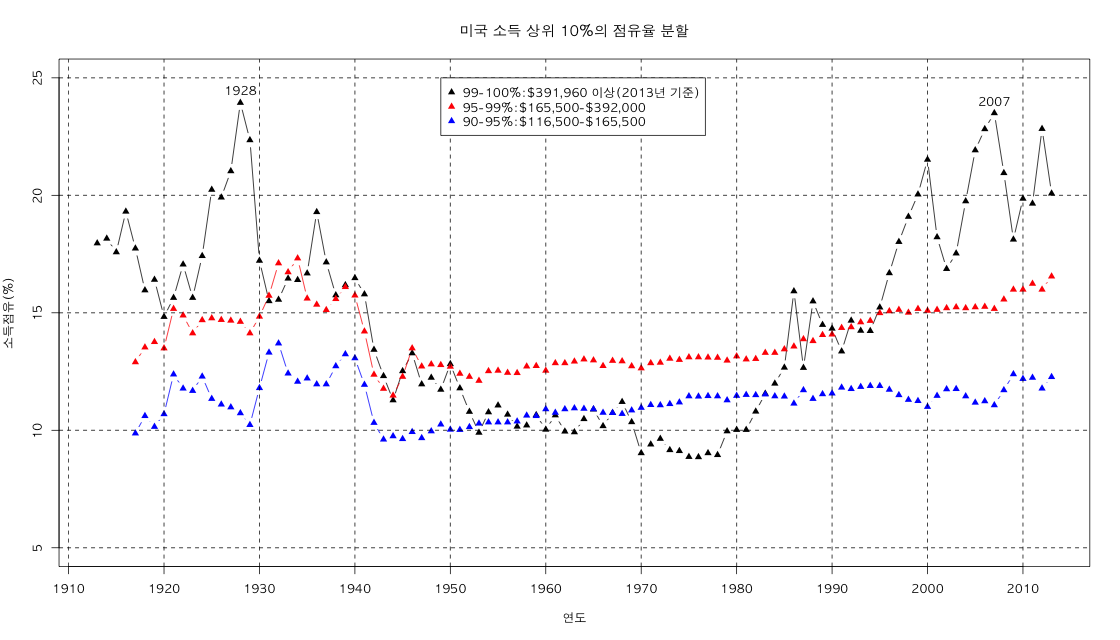

This figure's R source:

#par(family="AppleGothic")
png(file="US_top_income_share_1-4-5_2013.png", width=1120, height=640)
plot(P99_100~year,data=US.top.income.shares.13, xlab="연도", ylab="소득점유(%)", ylim=c(5,25), xaxt="n", type="b",pch=17)
axis(side=1, at=seq(1910, 2010, by=10), labels=seq(1910, 2010, by=10))
#points(P95_99~year,data=US.top.income.shares.13,pch=17,col="red")
lines(P95_99~year,data=US.top.income.shares.13,type="b", pch=17, col="red")
#points(P90_95~year,data=US.top.income.shares.13,pch=17,col="blue")
lines(P90_95~year,data=US.top.income.shares.13,type="b", pch=17, col="blue")
abline(h=seq(5,25, by=5), lty=2)
abline(v=seq(1910, 2010, by=10), lty=2)
legend(x=1949, y=25, legend=c("99-100%:$391,960 이상(2013년 기준)","95-99%:$165,500-$392,000","90-95%:$116,500-$165,500"),pch=17,col=c("black","red","blue"))
title(main="미국 소득 상위 10%의 점유율 분할")
text(x=c(1928, 2007), y=c(24, 23.5), labels=c("1928", "2007"), pos=3)
dev.off()
#plot(P99.9_100~year,data=US.top.income.shares,ylim=c(0,15),type="p")
#lines(P99.9_100~year,data=US.top.income.shares)
#points(P99.5_99.9~year,data=US.top.income.shares)
#lines(P99.5_99.9~year,data=US.top.income.shares,col="red")
#points(P99_99.5~year,data=US.top.income.shares)
#lines(P99_99.5~year,data=US.top.income.shares,col="blue")
#plot(P99.99_100~year,data=US.top.income.shares,ylim=c(0,10),type="p")
#lines(P99.99_100~year,data=US.top.income.shares)
#points(P99.9_99.99~year,data=US.top.income.shares)
#lines(P99.9_99.99~year,data=US.top.income.shares,col="red")
#points(P99.5_99.9~year,data=US.top.income.shares)
#lines(P99.5_99.9~year,data=US.top.income.shares,col="blue")
#points(P99.5_99.99~year,data=US.top.income.shares)
#lines(P99.5_99.99~year,data=US.top.income.shares,col="red")
#points(P99_99.5~year,data=US.top.income.shares)
#lines(P99_99.5~year,data=US.top.income.shares,col="blue")
